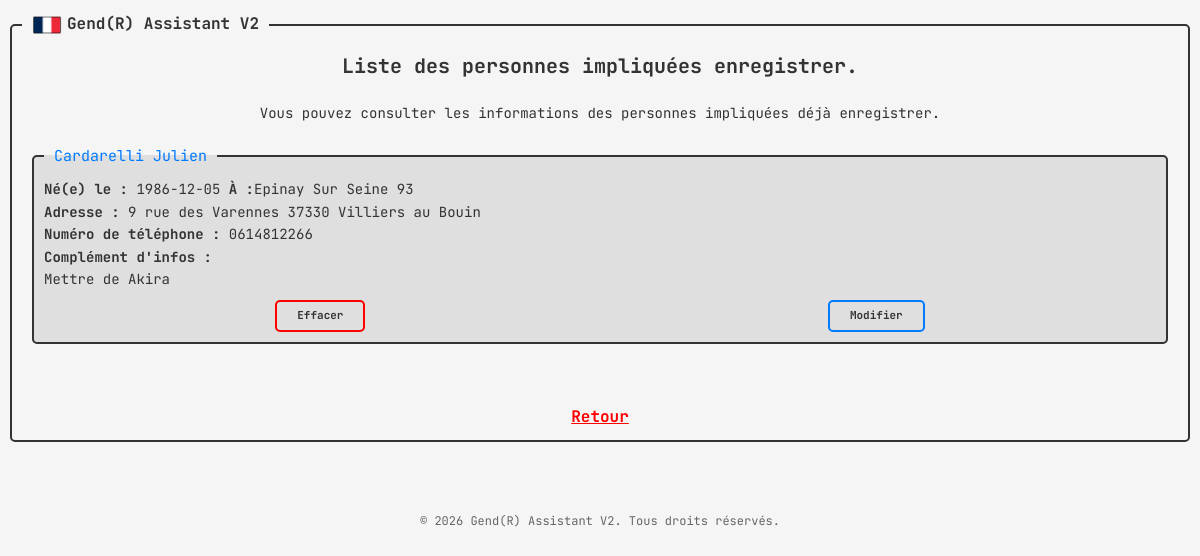
Screenshot of /view_persons?intervention_id=5 (signed in) with the database file from the repository.
### tables this page shows
CREATE TABLE persons (
                id INTEGER PRIMARY KEY AUTOINCREMENT,
                intervention_id INTEGER NOT NULL,
                fullname TEXT NOT NULL,
                birthdate TEXT NOT NULL,
                place_of_birth TEXT NOT NULL,
                location TEXT NOT NULL,
                phone TEXT NOT NULL,
                complement TEXT
                );

### app.py (the view, shortened to what this page needs)
@app.route('/view_persons')
def view_persons():
    if 'username' not in session:
            return redirect(url_for('login'))
    if request.method == 'GET':
        if 'success' in request.args:
            intervention_id = request.args.get('intervention_id')
            success = request.args.get('success')
            print(intervention_id)
            print(len(db_handler.get_person_interventions(intervention_id)))
            if len(db_handler.get_person_interventions(intervention_id)) > 0:
                persons_list = db_handler.get_person_interventions(intervention_id)
                return render_template('view_persons.html', intervention_id=intervention_id, persons_list=persons_list, success=success)
            else:
                return render_template('view_persons.html', intervention_id=intervention_id, success=success)
        else:
            intervention_id = request.args.get('intervention_id')
            if len(db_handler.get_person_interventions(intervention_id)) > 0:
                persons_list = db_handler.get_person_interventions(intervention_id)
                return render_template('view_persons.html', intervention_id=intervention_id, persons_list=persons_list)
            else:
                return render_template('view_persons.html', intervention_id=intervention_id)

### database_handler.py (called while the page is built)
    def get_person_interventions(self, intervention_id):
        conn = sqlite3.connect('database.db')
        cursor = conn.cursor()
        cursor.execute("SELECT * FROM persons WHERE intervention_id = ?", (intervention_id,))
        persons = cursor.fetchall()
        conn.close()
        return persons

### templates/view_persons.html (shortened to what this page needs)
{% extends 'base.html' %}
{% block content %}
    <div class="title">
        <h3>Liste des personnes impliquées enregistrer.</h3>
        <p>Vous pouvez consulter les informations des personnes impliquées déjà enregistrer.</p>
    </div>
    {% if persons_list %}
        {% for person in persons_list %}
            <div class="person-card">
                <fieldset>
                    <legend>{{ person[2] }}</legend>
                    <p><strong>Né(e) le : </strong>{{ person[3] }} <strong>À :</strong>{{ person[4] }}</p>
                    <p><strong>Adresse : </strong>{{ person[5] }}</p>
                    <p><strong>Numéro de téléphone : </strong>{{ person[6] }}</p>
                    <p><strong>Complément d'infos :</strong></p>
                    <p>{{ person[7] }}</p>
                    <div class="btn">
                        <a href="{{ url_for('delete_person', person_name=person[2], intervention_id=person[1]) }}" class="delete">Effacer</a>
                        <a href="{{ url_for('modify_person', person_name=person[2]) }}" class="modify">Modifier</a>
                    </div>
                </fieldset>
            </div>
        {% endfor %}
    {% else %}
        <div class="no-person">
            <p>Aucune personne impliquée enregistrer</p>
        </div>
    {% endif %}
    <div class="return">
        <a href="{{ url_for('complete', intervention_id=intervention_id)}}">Retour</a>
    </div>
{% endblock %}

### static/css/base.css (style rules this page uses)
* { box-sizing: border-box; margin: 0; padding: 0; }
body { font-family: "JetBrains Mono", monospace; background-color: #f5f5f5; color: #333; line-height: 1.6; padding: 0; }
fieldset { display: flex; flex-direction: column; border: 2px solid #333; padding: 10px; border-radius: 5px; margin: 10px; height: calc(100% - 20px); min-height: calc(100% - 20px); overflow-y: auto; }
.title { display: flex; flex: 1; flex-direction: column; align-items: center; justify-content: center; text-align: center; }
.title h3 { font-size: 20px; margin-bottom: 20px; }
.title p { font-size: 14px; margin-bottom: 10px; }

### static/css/view_persons.css (style rules this page uses)
.person-card fieldset { background-color: #dfdfdf; }
.person-card legend { color: #007bff; font-size: 15px; padding: 0 10px; }
.person-card p { font-size: 14px; }
.person-card .btn { display: flex; flex-direction: row; justify-content: space-around; margin: 10px 0 0 0; }
.person-card .btn a { font-size: 11px; font-weight: bold; color: #333; padding: 5px 20px; text-align: center; text-decoration: none; border-radius: 5px; }
.person-card .btn .modify { border: 2px solid #007BFF; }
.person-card .btn .delete { border: 2px solid red; }
.return { display: flex; justify-content: center; margin-top: 50px; }
.return a { text-align: center; color: red; font-size: 16px; font-weight: bold; }

### rows the page displays
persons: fullname "Cardarelli Julien", birthdate "1986-12-05", place_of_birth "Epinay Sur Seine 93", location "9 rue des Varennes 37330 Villiers au Bouin", phone "0614812266", complement "Mettre de Akira"
